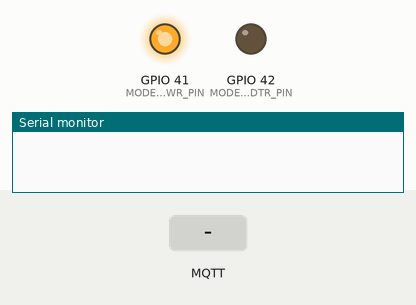
A sketch run on a simulated ESP32-S3. On the bench: output pins drawn as LEDs (lit = HIGH), the last lines printed to the serial monitor. Inputs (shaded band) come from the test bench. WiFi joins after 1.5 s; servers stay silent unless stated; no MQTT or app messages arrive unless stated.

Above: at 0.2 s.
At 6.8 s:
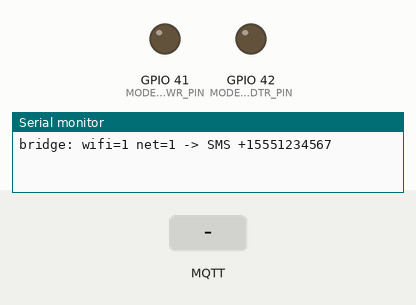
6.9 s: MQTT message "1" arrives on the first subscribed topic
8.4 s: MQTT message "on" arrives on the first subscribed topic
9.9 s: MQTT message "off" arrives on the first subscribed topic
Timing chart, 0 to 12.9 s (numbered marks = the images above; inputs shaded):
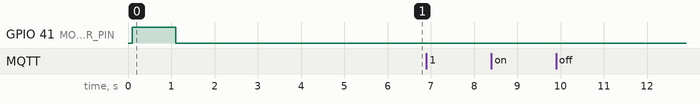

The sketch:

sim7080_alert_bridge.ino
```cpp
/*
 * Cellular alert bridge: LilyGO T-SIM7080G-S3 (ESP32-S3 + SIM7080G LTE-M/NB-IoT).
 *
 * "RelayFabric, but cellular." For an off-grid base station with cell coverage
 * but no Internet: this board joins the base LAN over WiFi, subscribes to the
 * monitor's MQTT alert topic (set [Notifications] EnableMqtt = true, default
 * topic meshtripwire/alerts), and pushes each alert OUT over LTE:
 *   - SMS via the SIM7080G (default; no data plan needed, text lands on a phone)
 *   - optional HTTPS POST to a webhook over cellular data (CELL_WEBHOOK 1) --
 *     point it at a signal-cli / ntfy / Telegram relay to reach those.
 *
 * No base-station code changes: it consumes the existing EnableMqtt channel.
 * The Pi keeps all the smarts (correlation, arming, history); this only carries
 * the finished alert off-grid. Alerts arrive as JSON {"mac","node","ts",
 * "message"}; the human-readable "message" is what gets sent.
 */

// ---- Config: edit these ----
// Base LAN (to read the alert broker) -- same WiFi the sniffer nodes use.
const char* WIFI_SSID   = "your-ssid";
const char* WIFI_PASS   = "your-pass";
const char* MQTT_HOST   = "192.168.1.10";   // the Pi base station on the LAN
const uint16_t MQTT_PORT = 1883;
const char* MQTT_USER   = "";               // "" = anonymous
const char* MQTT_PASS   = "";
const char* ALERT_TOPIC = "meshtripwire/alerts";  // [Notifications] MqttAlertTopic
const char* CLIENT_ID   = "cell-bridge";
#define DEBUG_PRINT 1                        // 1 = narrate to USB Serial for bring-up
// ----------------------------

// ---- Cellular (LilyGO T-SIM7080G-S3) -- copy this whole block to add cellular
//      egress to any sensor sketch; only report()/the call site changes. ----
#define TINY_GSM_MODEM_SIM7080
#include <TinyGsmClient.h>
// Board pins from Xinyuan-LilyGO/LilyGo-T-SIM7080G (examples/utilities.h).
// VERIFY against your board revision: LilyGO's wiki quick-start lists PWRKEY on
// GPIO12 for an older/other revision; the ESP32-S3 repo uses GPIO41 (below).
const int      MODEM_PWR_PIN = 41;   // PWRKEY: pulse to power the modem on
const int      MODEM_DTR_PIN = 42;
const int      MODEM_RX_PIN  = 4;    // ESP32 RX  <- modem TX
const int      MODEM_TX_PIN  = 5;    // ESP32 TX  -> modem RX
const uint32_t MODEM_BAUD    = 115200;
const char*    CELL_APN      = "hologram";   // your SIM's APN (SMS needs none; POST does)
const char*    CELL_USER     = "";
const char*    CELL_PASS     = "";
const char*    SMS_TO        = "+15551234567"; // number to text; "" disables SMS
#define CELL_WEBHOOK 0               // 1 = ALSO POST each alert over LTE data
#define WEBHOOK_TLS  1               // 1 = HTTPS (port 443). TLS on the modem is the
                                     // one bit that needs on-hardware tuning.
const char*    WEBHOOK_HOST  = "example.com";
const uint16_t WEBHOOK_PORT  = 443;
const char*    WEBHOOK_PATH  = "/hook";

HardwareSerial SerialAT(1);
TinyGsm modem(SerialAT);
#if CELL_WEBHOOK
  #if WEBHOOK_TLS
    TinyGsmClientSecure webClient(modem);
  #else
    TinyGsmClient webClient(modem);
  #endif
#endif

void modemPowerOn() {
  pinMode(MODEM_PWR_PIN, OUTPUT);
  digitalWrite(MODEM_PWR_PIN, LOW);  delay(100);
  digitalWrite(MODEM_PWR_PIN, HIGH); delay(1000);   // >1s pulse latches power on
  digitalWrite(MODEM_PWR_PIN, LOW);
}

// Bring the modem up far enough to send SMS (network registration). Data (GPRS)
// is attached lazily in cell_post(), only when the webhook path is compiled in.
void cell_setup() {
  pinMode(MODEM_DTR_PIN, OUTPUT);
  digitalWrite(MODEM_DTR_PIN, LOW);  // keep modem awake
  SerialAT.begin(MODEM_BAUD, SERIAL_8N1, MODEM_RX_PIN, MODEM_TX_PIN);
  modemPowerOn();
  delay(3000);                       // datasheet: modem needs a few seconds post-PWRKEY
  modem.restart();
  modem.waitForNetwork(60000L);      // registration; SMS works once registered
}

#if CELL_WEBHOOK
// Minimal JSON string escape for the POST body (message text is plain, but a
// stray quote/backslash must not break the JSON).
String json_escape(const char* s) {
  String o;
  for (const char* p = s; *p; p++) {
    if (*p == '"' || *p == '\\') o += '\\';
    o += *p;
  }
  return o;
}

void cell_post(const char* text) {
  if (!modem.isGprsConnected() && !modem.gprsConnect(CELL_APN, CELL_USER, CELL_PASS)) return;
  if (!webClient.connect(WEBHOOK_HOST, WEBHOOK_PORT)) return;
  String body = String("{\"text\":\"") + json_escape(text) + "\"}";
  webClient.print(String("POST ") + WEBHOOK_PATH + " HTTP/1.1\r\n");
  webClient.print(String("Host: ") + WEBHOOK_HOST + "\r\n");
  webClient.print("Content-Type: application/json\r\n");
  webClient.print(String("Content-Length: ") + body.length() + "\r\n");
  webClient.print("Connection: close\r\n\r\n");
  webClient.print(body);
  uint32_t t0 = millis();
  while (webClient.connected() && millis() - t0 < 10000) { while (webClient.available()) webClient.read(); }
  webClient.stop();
}
#endif

// The one egress entry point. Copy this + the block above into a sensor sketch
// and call cell_egress(<alert text>) in place of the MQTT publish.
void cell_egress(const char* text) {
  if (SMS_TO[0]) modem.sendSMS(SMS_TO, text);
#if CELL_WEBHOOK
  cell_post(text);
#endif
#if DEBUG_PRINT
  Serial.printf("egress: %s\n", text);
#endif
}
// ---- end cellular block ----

#include <WiFi.h>
#include <PubSubClient.h>
WiFiClient net;
PubSubClient mqtt(net);

// Forward the alert's "message" field over cellular; fall back to raw payload.
void on_alert(char* topic, byte* payload, unsigned int len) {
  String raw; raw.reserve(len);
  for (unsigned int i = 0; i < len; i++) raw += (char)payload[i];
  int k = raw.indexOf("\"message\":\"");
  if (k >= 0) {
    int start = k + 11, end = raw.indexOf('"', start);
    if (end > start) { cell_egress(raw.substring(start, end).c_str()); return; }
  }
  cell_egress(raw.c_str());  // not our schema -- send it whole
}

void mqtt_reconnect() {
  if (mqtt.connected()) return;
  if (mqtt.connect(CLIENT_ID, MQTT_USER[0] ? MQTT_USER : nullptr, MQTT_PASS[0] ? MQTT_PASS : nullptr))
    mqtt.subscribe(ALERT_TOPIC, 1);   // QoS 1: the monitor publishes alerts at QoS 1
}

void setup() {
  Serial.begin(115200);
  cell_setup();
  WiFi.mode(WIFI_STA);
  WiFi.begin(WIFI_SSID, WIFI_PASS);
  for (int i = 0; i < 40 && WiFi.status() != WL_CONNECTED; i++) delay(250);
  mqtt.setServer(MQTT_HOST, MQTT_PORT);
  mqtt.setCallback(on_alert);
  mqtt_reconnect();
#if DEBUG_PRINT
  Serial.printf("bridge: wifi=%d net=%d -> SMS %s\n",
                WiFi.status() == WL_CONNECTED, modem.isNetworkConnected(), SMS_TO);
#endif
}

uint32_t lastReconnect = 0;

void loop() {
  if (!mqtt.connected() && millis() - lastReconnect > 5000) {
    lastReconnect = millis();
    if (WiFi.status() != WL_CONNECTED) WiFi.reconnect();
    mqtt_reconnect();
  }
  mqtt.loop();
  delay(10);
}
```
